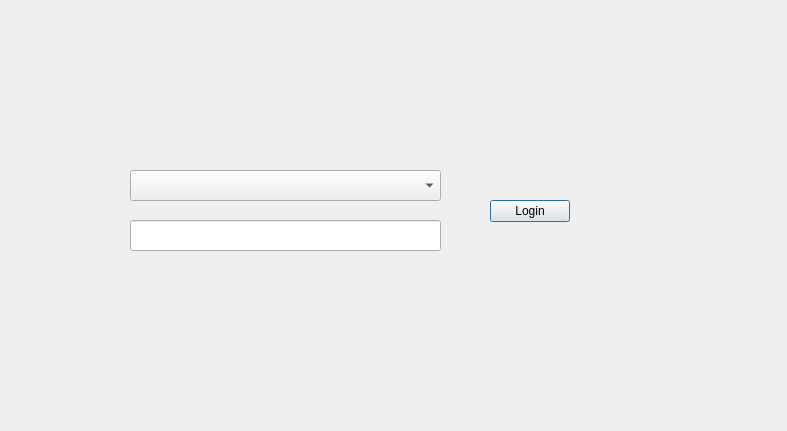
<?xml version="1.0" encoding="UTF-8"?>
<ui version="4.0">
 <class>profil</class>
 <widget class="QDialog" name="profil">
  <property name="geometry">
   <rect>
    <x>0</x>
    <y>0</y>
    <width>787</width>
    <height>431</height>
   </rect>
  </property>
  <property name="minimumSize">
   <size>
    <width>787</width>
    <height>0</height>
   </size>
  </property>
  <property name="windowTitle">
   <string>Dialog</string>
  </property>
  <widget class="QWidget" name="logscreen" native="true">
   <property name="enabled">
    <bool>true</bool>
   </property>
   <property name="geometry">
    <rect>
     <x>100</x>
     <y>140</y>
     <width>520</width>
     <height>141</height>
    </rect>
   </property>
   <widget class="QLineEdit" name="passwordText">
    <property name="geometry">
     <rect>
      <x>30</x>
      <y>80</y>
      <width>311</width>
      <height>31</height>
     </rect>
    </property>
   </widget>
   <widget class="QPushButton" name="login">
    <property name="geometry">
     <rect>
      <x>390</x>
      <y>60</y>
      <width>80</width>
      <height>22</height>
     </rect>
    </property>
    <property name="mouseTracking">
     <bool>true</bool>
    </property>
    <property name="text">
     <string>Login</string>
    </property>
   </widget>
   <widget class="QComboBox" name="usernameCombo">
    <property name="geometry">
     <rect>
      <x>30</x>
      <y>30</y>
      <width>311</width>
      <height>31</height>
     </rect>
    </property>
   </widget>
  </widget>
 </widget>
 <resources/>
 <connections/>
</ui>
